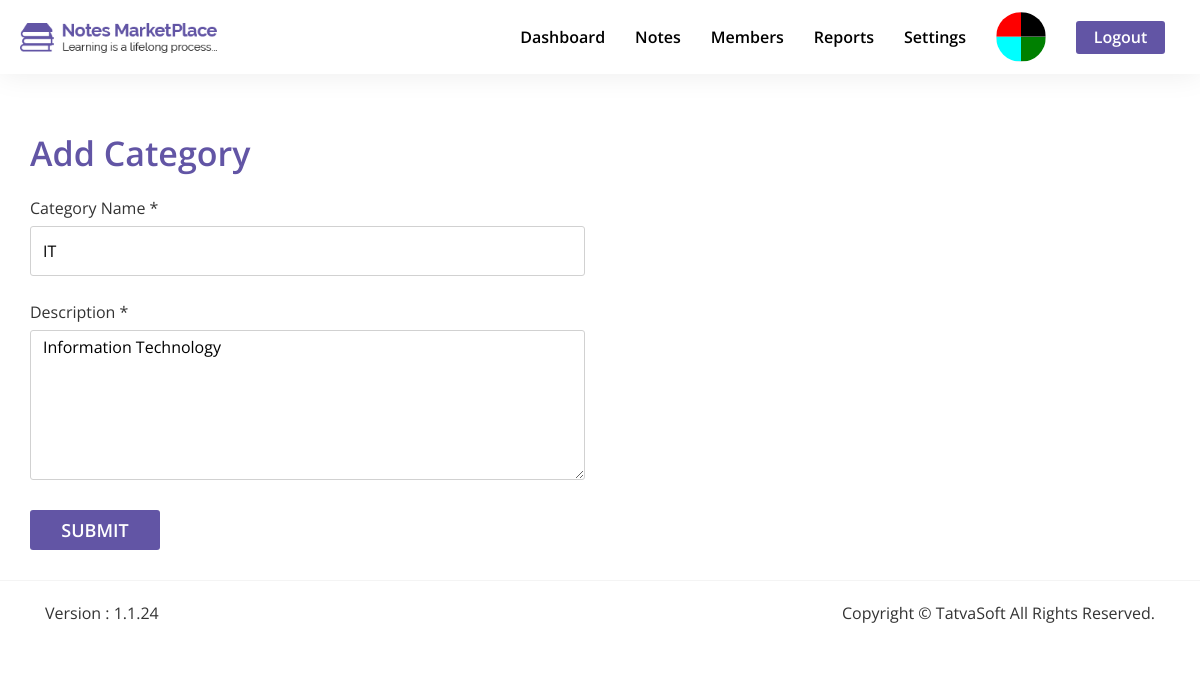
/Admin/html/add-category.php?cat_id=1 (signed in), run on the app's committed database.
### tables this page shows
CREATE TABLE `user_profile` (
  `ProfileID` int(11) NOT NULL,
  `UserID` int(11) NOT NULL,
  `DOB` date DEFAULT NULL,
  `Gender` int(11) DEFAULT NULL,
  `SecondaryEmail` varchar(100) DEFAULT NULL,
  `CountryCode` varchar(5) NOT NULL,
  `PhoneNumber` varchar(20) NOT NULL,
  `ProfilePicture` varchar(500) DEFAULT NULL,
  `AddressLine1` varchar(100) NOT NULL,
  `AddressLine2` varchar(100) NOT NULL,
  `City` varchar(50) NOT NULL,
  `State` varchar(50) NOT NULL,
  `ZipCode` varchar(50) NOT NULL,
  `Country` varchar(50) NOT NULL,
  `University` varchar(100) DEFAULT NULL,
  `College` varchar(100) DEFAULT NULL,
  `CreatedDate` datetime DEFAULT current_timestamp(),
  `CreatedBy` int(11) DEFAULT NULL,
  `ModifiedDate` datetime DEFAULT NULL ON UPDATE current_timestamp(),
  `ModifiedBy` int(11) DEFAULT NULL
);

CREATE TABLE `note_categories` (
  `CategoryID` int(11) NOT NULL,
  `Name` varchar(100) NOT NULL,
  `Description` mediumtext NOT NULL,
  `CreatedDate` datetime DEFAULT current_timestamp(),
  `CreatedBy` int(11) DEFAULT NULL,
  `ModifiedDate` datetime DEFAULT NULL ON UPDATE current_timestamp(),
  `ModifiedBy` int(11) DEFAULT NULL,
  `IsActive` bit(1) NOT NULL DEFAULT b'1'
);

### Admin/includes/user-dp.php (called while the page is built, shortened)
<?php
if (isset($_SESSION['UserLoggedIn'])) {
    $UserID = $_SESSION['UserID'];
    $profile_query = "SELECT * FROM users u JOIN user_profile up ON u.UserID = up.UserID WHERE u.UserID = {$UserID} ";
    $profile_query_result = mysqli_query($connection, $profile_query);
    $get_default_dp = mysqli_query($connection, "SELECT * FROM system_configuration c WHERE c.Key = 'DefaultMemberDisplayPicture' ");
    $get_default_dp_path = mysqli_fetch_assoc($get_default_dp)['Value'];
    if (mysqli_num_rows($profile_query_result) != 0) {
        $getUserDP = "SELECT ProfilePicture FROM user_profile WHERE UserID = {$UserID} ";
        $getUserDP_query = mysqli_query($connection, $getUserDP);
        $getUserDP_row = mysqli_fetch_assoc($getUserDP_query);
        $DP_name = $getUserDP_row['ProfilePicture'];
        if ($DP_name != null) {
            $user_dp_path = $DP_name;
        } else {
            $user_dp_path = $get_default_dp_path;
        }
    } else {
        $user_dp_path = $get_default_dp_path;
    }
}

### Admin/html/add-category.php (the view, shortened to what this page needs)
<?php include "../includes/head.php"; ?>
<body>
    <section id="add-category" class="admin-add-page">
        <div class="only-white-nav extra-style-nav only-white-nav-with-mb">
            <header class="site-header">
                <div class="header-wrapper">
                    <div class="logo-wrapper">
                        <a href="dashboard.php" title="Site Logo">
                            <img src="../images/logo/dark-logo.png" alt="Logo">
                        </a>
                    </div>
                    <div class="navigation-wrapper">
                        <nav class="main-nav">
                            <ul class="menu-navigation">
                                <li>
                                    <a class="hover-bottom-border" href="dashboard.php">Dashboard</a>
                                </li>
                                <li>
                                    <div class="dropdown notes-btn-dropdown">
                                        <a class="hover-bottom-border" role="button" id="notes-dropdown-lable" data-toggle="dropdown" aria-haspopup="true" aria-expanded="false">Notes</a>
                                    </div>
                                </li>
                                <li>
                                    <a class="hover-bottom-border" href="members.php">Members</a>
                                </li>
                                <li>
                                    <div class="dropdown reports-btn-dropdown">
                                        <a class="hover-bottom-border" role="button" id="reports-dropdown-lable" data-toggle="dropdown" aria-haspopup="true" aria-expanded="false">Reports</a>
                                    </div>
                                </li>
                                <li>
                                    <div class="dropdown settings-btn-dropdown">
                                        <a role="button" id="settings-dropdown-lable" data-toggle="dropdown" aria-haspopup="true" aria-expanded="false">Settings</a>
                                    </div>
                                </li>
                                <li class="logged-in-user-photo-li">
                                    <div class="dropdown user-picture-dropdown">
                                        <a href="#" role="button" id="dropdownMenuLink" data-toggle="dropdown" aria-haspopup="true" aria-expanded="false">
                                            <div class="logged-in-user-photo">
                                                <img src="<?php echo $user_dp_path; ?>" alt="User Photo" class="rounded-circle">
                                            </div>
                                        </a>
                                    </div>
                                </li>
                                <li>
                                    <a class="btn btn-general btn-purple logout-link" href="javascript:void(0)">Logout</a>
                                </li>
                            </ul>
                        </nav>
                    </div>
                </div>
            </header>
        </div>
        <div class="general-box">
            <div class="content-box-lg">
                <div class="container">
                    <div class="row">
                        <p class="section-heading">Add Category</p>
                    </div>
                </div>
                <?php
                if (isset($_GET['cat_id'])) {
                    $cat_id = $_GET['cat_id'];
                    $get_category = mysqli_fetch_assoc(mysqli_query($connection, "SELECT * FROM note_categories WHERE CategoryID = {$cat_id} "));
                    $CatName = $get_category['Name'];
                    $CatDesc = $get_category['Description'];
                } else {
                    $CatName = null;
                    $CatDesc = null;
                }
                ?>
                <div class="container">
                    <div class="row">
                        <form action="" method="POST" id="add-category-form">
                            <div class="row">
                                <div class="col-xl-6 col-lg-6 col-md-12 col-sm-12">
                                    <div class="form-group">
                                        <label class="info-label">Category Name *</label>
                                        <input name="CatName" value="<?php echo $CatName; ?>" type="text" class="form-control input-box-style" placeholder="Enter your category">
                                    </div>
                                    <div class="form-group">
                                        <label class="info-label" for="category-description">Description *</label>
                                        <textarea name="CatDesc" class="form-control input-box-style" id="category-description" placeholder="Enter your description..."><?php echo $CatDesc; ?></textarea>
                                      </div>
                                    <div class="form-btn">
                                        <button name="add_category" type="submit" class="btn btn-general btn-purple">Submit</button>
                                    </div>
                                </div>
                            </div>
                        </form>
                    </div>
                </div>
            </div>
        </div>
        <?php include "../includes/footer.php"; ?>
    </section>
</body>
</html>

### Admin/css/style.css (style rules this page uses)
body { font-family: "Open Sans", sans-serif; }
.section-heading { text-align: center; font-family: "Open Sans", sans-serif; font-size: 34px; font-weight: 600; line-height: 38px; color: #6255a5; }
.site-header { background-color: transparent; position: fixed; top: 0; width: 100%; height: 100px; left: 0; right: 0; z-index: 999; transition: all .3s; }
.site-header .header-wrapper { display: flex; flex-wrap: wrap; justify-content: space-between; align-items: center; max-width: 100%; padding: 0 40px; transition: .3s; margin: 12.5px 0px; }
.site-header .header-wrapper .logo-wrapper a { color:#fff; text-decoration:none; font-size:50px; }
.site-header .header-wrapper .logo-wrapper a img { padding-bottom: 10px; }
.site-header .header-wrapper .logo-wrapper { position: relative; z-index: 9; }
.site-header .header-wrapper .navigation-wrapper .main-nav .menu-navigation { margin: 0; display: flex; align-items: center; list-style:none; }
.site-header .header-wrapper .navigation-wrapper .main-nav .menu-navigation>li { margin: 0 20px; }
.site-header .header-wrapper .navigation-wrapper .main-nav .menu-navigation>li a { font-size: 16px; display: inline-block; line-height: 20px; font-weight: 600; color: #fff; text-decoration:none; }
.site-header .header-wrapper .navigation-wrapper .main-nav .menu-navigation .btn-general { text-transform: none; line-height: 18px; }
.menu-navigation .btn-general { width: 89px; height: 33px; }
.site-header .header-wrapper .navigation-wrapper .main-nav .menu-navigation li a { transition: all ease-in .15s; }
.btn-general { border-radius: 3px; font-weight: 600; font-size: 18px; line-height: 30px; text-transform: uppercase; transition: all .5s; }
.btn-purple { color: #fff; background: #6255a5; }
.content-box-lg { padding: 60px 0; }
.btn-general { width: 172px; }
.info-label, #remember-me-label, #forgot-box-label { font-size: 16px; font-weight: 400; line-height: 20px; color: #333333; }
.input-box-style, #comment-questions, .upload-input-box { border: 1px solid #6255a5; max-width: 480px; height: 50px; border-radius: 3px; font-size: 16px; font-weight: 400; line-height: 20px; color: #000; }
::placeholder { font-size: 16px; font-weight: 400; line-height: 20px; color: #8a8a8a; }
.form-btn { margin-top: 30px; }
.form-btn button { width: 100%; }
.only-white-nav .site-header { background-color: #fff; box-shadow: 0px 0px 30px 0px rgba(0, 0, 0, 0.08); }
.only-white-nav .site-header .header-wrapper .navigation-wrapper .main-nav .menu-navigation > li a { color: #000; transition: all ease-in .15s; }
.only-white-nav .site-header .header-wrapper .navigation-wrapper .main-nav .menu-navigation > li a.btn-general { color: #fff; }
.general-box .content-box-lg { padding: 0px; padding-top: 60px; }
.general-box .info-label { margin-top: 10px; }
.general-box form { width: 100%; }
.general-box input, #comment-questions, #user-profile select, #add-note select.input-box-style, .upload-input-box { max-width: 100%; }
.logged-in-user-photo { width: 50px; }
.logged-in-user-photo img { width: 50px; height: 50px; }
.only-white-nav.only-white-nav-with-mb { margin-bottom: 100px; }
.admin-add-page .input-box-style { border: 1px solid #d1d1d1; }
.admin-add-page .general-box .form-btn button { width: 130px; height: 40px; line-height: 25px; }
#add-category .general-box form .form-group textarea, #add-type .general-box form .form-group textarea { max-width: 100%; height: 150px; }

### Admin/css/responsive.css (style rules this page uses)
@media (max-width: 1300px) { .only-white-nav.extra-style-nav.only-white-nav-with-mb { margin-bottom: 74px; } }
@media (max-width: 1300px) { .only-white-nav.extra-style-nav .site-header .header-wrapper { padding: 0px 20px; } }
@media (max-width: 1300px) { .only-white-nav.extra-style-nav .site-header .header-wrapper .navigation-wrapper .main-nav .menu-navigation>li { margin: 0px 15px; } }
@media (max-width: 1300px) { .only-white-nav.extra-style-nav .site-header { max-height: 74px; } }
@media (max-width: 1300px) { .only-white-nav.extra-style-nav .site-header .header-wrapper { height: 74px; margin: auto; } }
@media (max-width: 1300px) { .only-white-nav.extra-style-nav .site-header .header-wrapper .logo-wrapper { height: 74px; } }
@media (max-width: 1300px) { .only-white-nav.extra-style-nav .site-header .header-wrapper .logo-wrapper a img { height: 40px; } }

### data on the page
user_profile: ProfilePicture (picture)
note_categories: CatName "IT", CatDesc "Information Technology"
